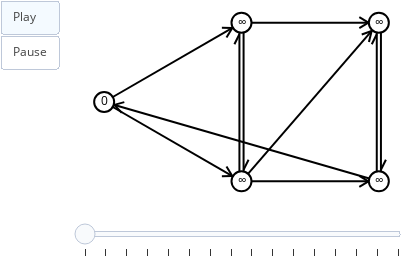

Write notebook code for a chart like this one.
### Code cell
from math import inf, isinf


RED = (255, 0, 0)
GREEN = (0, 255, 0)
BLUE = (0, 0, 255)
CYAN = (0, 255, 255)
frames = []

h = Heap(g)

for n in g.nodes():
    g.node[n]['d'] = inf
    h.put(n)
    
s = 0  # nó inicial (que será analisado)
g.node[s]['d'] = 0
h.fix(0)
sn.reset_node_colors(g)
sn.reset_edge_colors(g)
snapshot(g, frames)

while not h.empty():
    n = h.get()
    g.node[n]['color'] = BLUE
    snapshot(g, frames)
    
    for m in g.successors(n):
        g.node[m]['color'] = GREEN
        g.edge[n][m]['color'] = RED
        d = g.node[n]['d'] + g.edge[n][m]['c']
        
        if g.node[m]['d'] > d:
            g.edge[n][m]['color'] = CYAN
            g.node[m]['d'] = d
            h.fix(m)
        
        snapshot(g, frames)
        g.edge[n][m]['color'] = sn.edge_color
        g.node[m]['color'] = sn.node_color
        
    g.node[n]['color'] = sn.node_color
    
sn.show_animation(frames)

### Figure 1 — Plotly figure (JSON) as saved in the notebook; plotly's stock layout.template omitted (floating-point values rounded to 4 significant figures)
{"data": [{"hoverinfo": "none", "line": {"color": "rgb(0, 0, 0)", "width": 2}, "mode": "lines", "x": [0, 0.5, null, 0.4664, 0.4454, null, 0.4664, 0.4286, null], "y": [0.5, 1, null, 0.9664, 0.9062, null, 0.9664, 0.9678, null]}, {"hoverinfo": "none", "line": {"color": "rgb(0, 0, 0)", "width": 2}, "mode": "lines", "x": [0, 0.5, null, 0.4664, 0.4286, null, 0.4664, 0.4454, null], "y": [0.5, 0, null, 0.03357, 0.03224, null, 0.03357, 0.09382, null]}, {"hoverinfo": "none", "line": {"color": "rgb(0, 0, 0)", "width": 2}, "mode": "lines", "x": [0.5, 1, null, 0.9621, 0.9289, null, 0.9621, 0.9289, null], "y": [1, 1, null, 1, 0.9653, null, 1, 1.035, null]}, {"hoverinfo": "none", "line": {"color": "rgb(0, 0, 0)", "width": 2}, "mode": "lines", "x": [0.5076, 0.5076, null, 0.5076, 0.5257, null], "y": [1, 0, null, 0.07246, 0.1361, null]}, {"hoverinfo": "none", "line": {"color": "rgb(0, 0, 0)", "width": 2}, "mode": "lines", "x": [1.008, 1.008, null, 1.008, 1.026, null], "y": [1, 0, null, 0.07246, 0.1361, null]}, {"hoverinfo": "none", "line": {"color": "rgb(0, 0, 0)", "width": 2}, "mode": "lines", "x": [0.4924, 0.4924, null, 0.4924, 0.4743, null], "y": [0, 1, null, 0.9275, 0.8639, null]}, {"hoverinfo": "none", "line": {"color": "rgb(0, 0, 0)", "width": 2}, "mode": "lines", "x": [0.5, 1, null, 0.9738, 0.964, null, 0.9738, 0.9377, null], "y": [0, 1, null, 0.9476, 0.8777, null, 0.9476, 0.9257, null]}, {"hoverinfo": "none", "line": {"color": "rgb(0, 0, 0)", "width": 2}, "mode": "lines", "x": [0.5, 1, null, 0.9621, 0.9289, null, 0.9621, 0.9289, null], "y": [0, 0, null, 0, -0.03474, null, 0, 0.03474, null]}, {"hoverinfo": "none", "line": {"color": "rgb(0, 0, 0)", "width": 2}, "mode": "lines", "x": [1, 0, null, 0.03665, 0.0734, null, 0.03665, 0.06422, null], "y": [0, 0.5, null, 0.4817, 0.4992, null, 0.4817, 0.432, null]}, {"hoverinfo": "none", "line": {"color": "rgb(0, 0, 0)", "width": 2}, "mode": "lines", "x": [0.9924, 0.9924, null, 0.9924, 0.9743, null], "y": [0, 1, null, 0.9275, 0.8639, null]}, {"hoverinfo": "none", "marker": {"color": "rgb(255, 255, 255)", "line": {"color": "rgb(0, 0, 0)", "width": 2}, "size": 20}, "mode": "markers+text", "text": ["0"], "textfont": {"color": "rgb(0, 0, 0)"}, "textposition": "middle center", "x": [0], "y": [0.5]}, {"hoverinfo": "none", "marker": {"color": "rgb(255, 255, 255)", "line": {"color": "rgb(0, 0, 0)", "width": 2}, "size": 20}, "mode": "markers+text", "text": ["∞"], "textfont": {"color": "rgb(0, 0, 0)"}, "textposition": "middle center", "x": [0.5], "y": [1]}, {"hoverinfo": "none", "marker": {"color": "rgb(255, 255, 255)", "line": {"color": "rgb(0, 0, 0)", "width": 2}, "size": 20}, "mode": "markers+text", "text": ["∞"], "textfont": {"color": "rgb(0, 0, 0)"}, "textposition": "middle center", "x": [1], "y": [1]}, {"hoverinfo": "none", "marker": {"color": "rgb(255, 255, 255)", "line": {"color": "rgb(0, 0, 0)", "width": 2}, "size": 20}, "mode": "markers+text", "text": ["∞"], "textfont": {"color": "rgb(0, 0, 0)"}, "textposition": "middle center", "x": [0.5], "y": [0]}, {"hoverinfo": "none", "marker": {"color": "rgb(255, 255, 255)", "line": {"color": "rgb(0, 0, 0)", "width": 2}, "size": 20}, "mode": "markers+text", "text": ["∞"], "textfont": {"color": "rgb(0, 0, 0)"}, "textposition": "middle center", "x": [1], "y": [0]}], "layout": {"height": 256, "margin": {"b": 0, "l": 0, "r": 0, "t": 0}, "showlegend": false, "sliders": [{"currentvalue": {"visible": false}, "steps": [{"args": [[0], {"frame": {"redraw": false}, "mode": "immediate"}], "label": "", "method": "animate"}, {"args": [[1], {"frame": {"redraw": false}, "mode": "immediate"}], "label": "", "method": "animate"}, {"args": [[2], {"frame": {"redraw": false}, "mode": "immediate"}], "label": "", "method": "animate"}, {"args": [[3], {"frame": {"redraw": false}, "mode": "immediate"}], "label": "", "method": "animate"}, {"args": [[4], {"frame": {"redraw": false}, "mode": "immediate"}], "label": "", "method": "animate"}, {"args": [[5], {"frame": {"redraw": false}, "mode": "immediate"}], "label": "", "method": "animate"}, {"args": [[6], {"frame": {"redraw": false}, "mode": "immediate"}], "label": "", "method": "animate"}, {"args": [[7], {"frame": {"redraw": false}, "mode": "immediate"}], "label": "", "method": "animate"}, {"args": [[8], {"frame": {"redraw": false}, "mode": "immediate"}], "label": "", "method": "animate"}, {"args": [[9], {"frame": {"redraw": false}, "mode": "immediate"}], "label": "", "method": "animate"}, {"args": [[10], {"frame": {"redraw": false}, "mode": "immediate"}], "label": "", "method": "animate"}, {"args": [[11], {"frame": {"redraw": false}, "mode": "immediate"}], "label": "", "method": "animate"}, {"args": [[12], {"frame": {"redraw": false}, "mode": "immediate"}], "label": "", "method": "animate"}, {"args": [[13], {"frame": {"redraw": false}, "mode": "immediate"}], "label": "", "method": "animate"}, {"args": [[14], {"frame": {"redraw": false}, "mode": "immediate"}], "label": "", "method": "animate"}, {"args": [[15], {"frame": {"redraw": false}, "mode": "immediate"}], "label": "", "method": "animate"}]}], "updatemenus": [{"buttons": [{"args": [null, {"frame": {"redraw": false}, "fromcurrent": true}], "label": "Play", "method": "animate"}, {"args": [[null], {"frame": {"redraw": false}, "mode": "immediate"}], "label": "Pause", "method": "animate"}], "showactive": true, "type": "buttons"}], "width": 408, "xaxis": {"showgrid": false, "showticklabels": false, "zeroline": false}, "yaxis": {"showgrid": false, "showticklabels": false, "zeroline": false}}}
